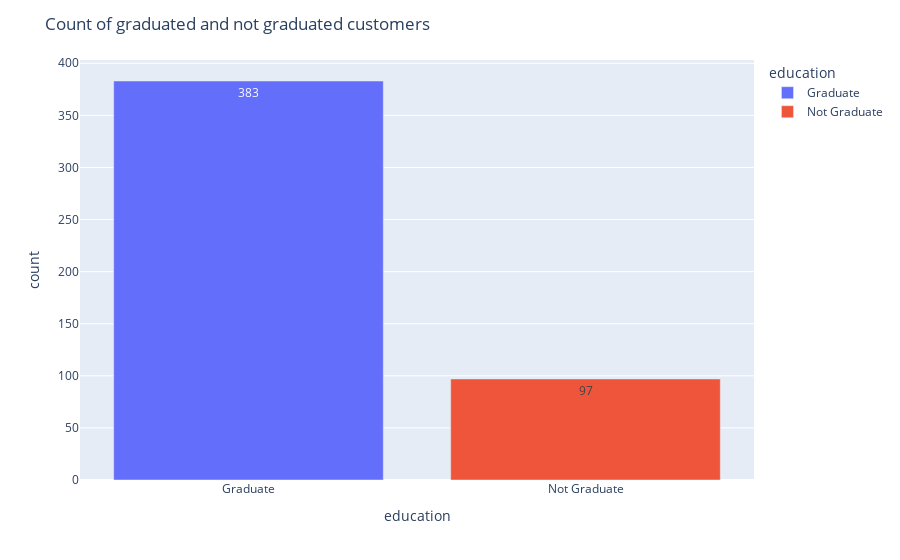

The cell this chart's notebook holds for it:
### Code cell
fig = px.bar(df_graduate, x="education", y="count", color="education",text_auto=True)
fig.update_layout(title_text='Count of graduated and not graduated customers')
fig.show()

### Figure 1 — Plotly figure (JSON) as saved in the notebook; plotly's stock layout.template omitted (floating-point values rounded to 4 significant figures)
{"data": [{"alignmentgroup": "True", "hovertemplate": "education=%{x}<br>count=%{y}<extra></extra>", "legendgroup": "Graduate", "marker": {"color": "#636efa", "pattern": {"shape": ""}}, "name": "Graduate", "offsetgroup": "Graduate", "orientation": "v", "showlegend": true, "textposition": "auto", "texttemplate": "%{y}", "type": "bar", "x": ["Graduate"], "xaxis": "x", "y": [383], "yaxis": "y"}, {"alignmentgroup": "True", "hovertemplate": "education=%{x}<br>count=%{y}<extra></extra>", "legendgroup": "Not Graduate", "marker": {"color": "#EF553B", "pattern": {"shape": ""}}, "name": "Not Graduate", "offsetgroup": "Not Graduate", "orientation": "v", "showlegend": true, "textposition": "auto", "texttemplate": "%{y}", "type": "bar", "x": ["Not Graduate"], "xaxis": "x", "y": [97], "yaxis": "y"}], "layout": {"barmode": "relative", "legend": {"title": {"text": "education"}, "tracegroupgap": 0}, "margin": {"t": 60}, "title": {"text": "Count of graduated and not graduated customers"}, "xaxis": {"anchor": "y", "categoryarray": ["Graduate", "Not Graduate"], "categoryorder": "array", "domain": [0, 1], "title": {"text": "education"}}, "yaxis": {"anchor": "x", "domain": [0, 1], "title": {"text": "count"}}}}
